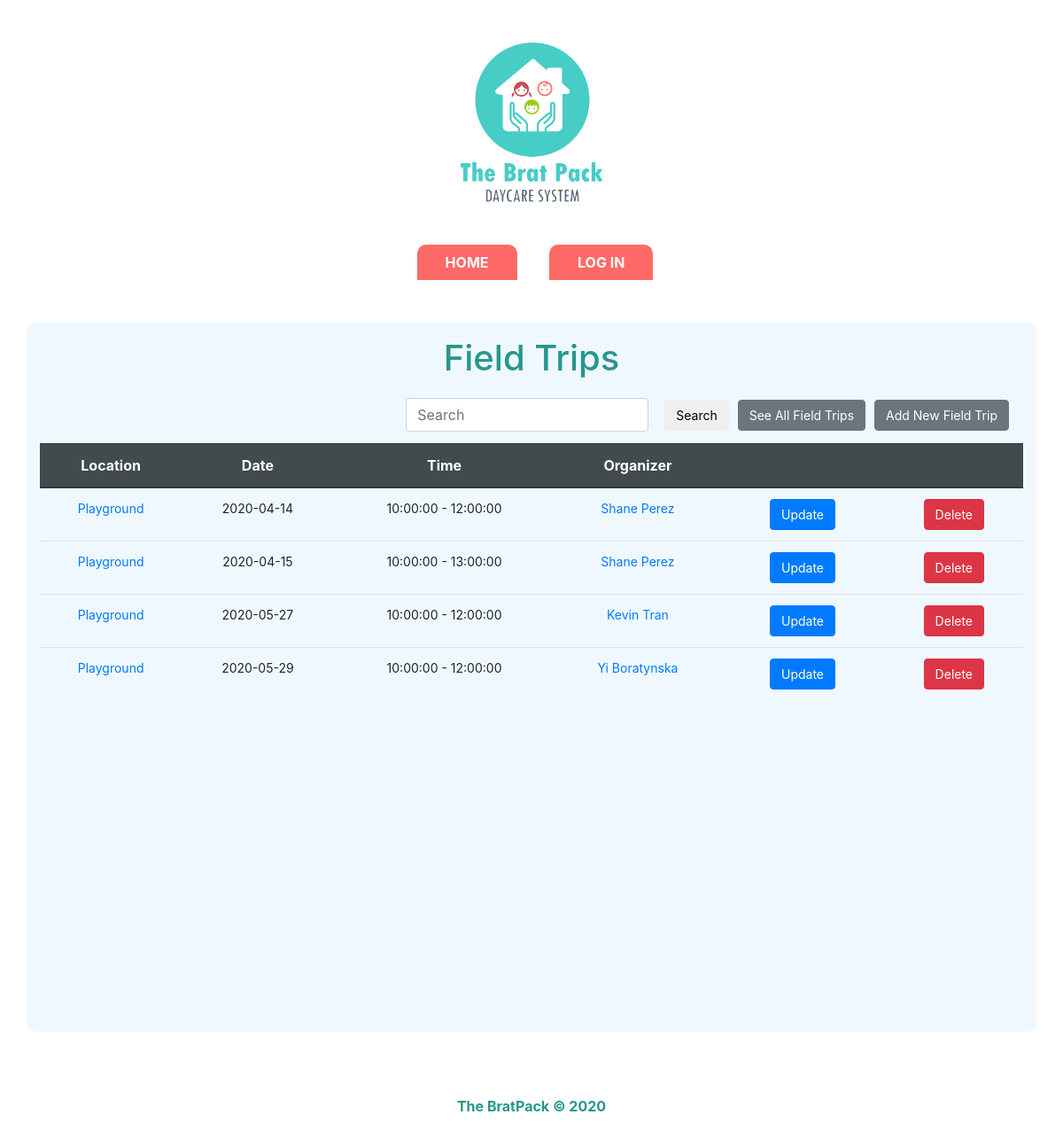
The page /fieldtrip_list.php?fieldtrip__searchkey=Playground on the database its author committed.
### tables this page shows
CREATE TABLE `fieldtrips` (
  `fieldtripID` int(11) NOT NULL,
  `location` varchar(150) NOT NULL,
  `description` text NOT NULL,
  `tripdate` date NOT NULL,
  `starttime` time NOT NULL,
  `endtime` time NOT NULL,
  `staffID` int(11) NOT NULL
);

CREATE TABLE `staff_directory` (
  `staffID` int(11) NOT NULL,
  `firstname` varchar(50) NOT NULL,
  `lastname` varchar(50) NOT NULL,
  `email` varchar(100) NOT NULL,
  `phone` varchar(10) NOT NULL,
  `jobtitle` varchar(50) NOT NULL,
  `photo` varchar(250) DEFAULT NULL
);

### Classes/Fieldtrip.php (called while the page is built, shortened)
<?php
class Fieldtrip {
    public function listfieldtrips($dbcon, $fieldtrip__searchkey, $tripID){
        $sql = "SELECT * FROM fieldtrips JOIN staff_directory ON fieldtrips.staffID = staff_directory.staffID";
        $sql__order = " ORDER BY tripdate";
        if($fieldtrip__searchkey != ""){
            $sql__search = " WHERE LOWER(location) LIKE LOWER('%" . $fieldtrip__searchkey . "%') ORDER BY tripdate";
            $sql = $sql . $sql__search;
        } else if($tripID != ""){
            $sql__tripID = " WHERE fieldtripID = " . $tripID . " ORDER BY tripdate";
            $sql = $sql . $sql__tripID;
        } else {
            $sql = $sql . $sql__order;
        }
        $pdostm = $dbcon->prepare($sql);
        $pdostm->execute();
        $fieldtrips = $pdostm->fetchAll(PDO::FETCH_ASSOC);
        return $fieldtrips;
    }
}

### fieldtrip_list.php (the view, shortened to what this page needs)
<?php
include "includes/header.php";
require_once "Classes/Database.php";
require_once "Classes/Fieldtrip.php";
$fieldtrip__searchkey = "";
$fieldtrip__alltrips = "";
$tripID = "";
if(isset($_GET['fieldtrip__searchkey']) && $_GET['fieldtrip__searchkey'] != ""){
    $fieldtrip__searchkey = $_GET['fieldtrip__searchkey'];
    $fieldtrip__alltrips = "<a href='fieldtrip_list.php' class='btn btn-secondary'>See All Field Trips</a>";
}
$dbcon = Database::getDb();
$ft = new Fieldtrip();
$fieldtrips = $ft->listfieldtrips($dbcon, $fieldtrip__searchkey, $tripID);
    ?>
<div class="container">
    <h1>Field Trips</h1>
    <div class="navbar">
        <form class="form-inline my-2 my-lg-0">
            <input class="form-control mr-sm-2" type="search" name="fieldtrip__searchkey" id="fieldtrip__searchkey" placeholder="Search"  aria-label="Search">
            <button class="btn" type="submit">Search</button>
        </form>
        <?php echo $fieldtrip__alltrips; ?>
        <a href="fieldtrip_add.php" class="btn btn-secondary">Add New Field Trip</a>
    </div>
    <table class="table" style="width:100%">
        <thead class="thead-dark">
        <tr>
            <th scope="col">Location</th>
            <th scope="col">Date</th>
            <th scope="col">Time</th>
            <th scope="col">Organizer</th>
            <th scope="col"></th>
            <th scope="col"></th>
        </tr>
        </thead>
        <tbody>
        <?php foreach ($fieldtrips as $fieldtrip) { ?>
            <tr>
                <td><a href="fieldtrip_show.php?tripID=<?= $fieldtrip['fieldtripID']?>"><?= $fieldtrip['location'] ?></a></td>
                <td><?= $fieldtrip['tripdate'] ?></td>
                <td><?= $fieldtrip['starttime'] . ' - ' . $fieldtrip['endtime'] ?></td>
                <td><a href='public_staffdirectory_show.php?staffID=<?= $fieldtrip['staffID'] ?>' ><?= $fieldtrip['firstname'] . ' ' . $fieldtrip['lastname'] ?></a></td>
                <td>
                    <a class="btn btn-primary" href="fieldtrip_update.php?tripID=<?= $fieldtrip['fieldtripID'] ?>">Update</a>
                </td>
                <td>
                    <button type='button' class='btn btn-danger' data-toggle='modal' data-target="#deletefieldtrip<?=$fieldtrip['fieldtripID'] ?>">Delete</button>
                </td>
            </tr>
        <?php }; ?>
        </tbody>
    </table>
</div>
<?php
include "includes/footer.php";
?>

### styles/styles.css (style rules this page uses)
body { background-image: url("../images/children-sharing-and-playing-with-toys.jpg"); background-size: cover; }
.table .thead-dark th { background-color: darkgray; background-color: #414a4c; }
.navbar { justify-content: flex-end !important; }
td { font-size: 14px; }
.btn { font-size: 14px; margin-left: 10px; }
form { padding: 5px 0; margin-top: 5px; }

### styles/layout.css (style rules this page uses)
.container { background-color: aliceblue; border-radius: 10px; text-align:center; margin-top:3em; margin-bottom:3em; padding-top:1em; padding-bottom:1em; min-height: 100%; }
html, body { margin: 0; height: 100%; }
h1 { color: #27968e; }

### rows shown on the page
fieldtrips: location "Playground", tripdate "2020-04-14", starttime "10:00:00", endtime "12:00:00", staffID.firstname "Shane", staffID.lastname "Perez"
fieldtrips: location "Playground", tripdate "2020-04-15", starttime "10:00:00", endtime "13:00:00", staffID.firstname "Shane", staffID.lastname "Perez"
fieldtrips: location "Playground", tripdate "2020-05-27", starttime "10:00:00", endtime "12:00:00", staffID.firstname "Kevin", staffID.lastname "Tran"
fieldtrips: location "Playground", tripdate "2020-05-29", starttime "10:00:00", endtime "12:00:00", staffID.firstname "Yi", staffID.lastname "Boratynska"
